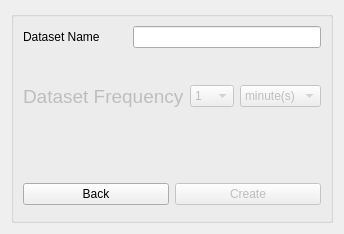
        <widget class="QWidget" name="new_dataset_name_page">
         <layout class="QVBoxLayout" name="verticalLayout_50">
          <item>
           <widget class="QGroupBox" name="groupbox_create_predictor_5">
            <property name="title">
             <string/>
            </property>
            <layout class="QVBoxLayout" name="verticalLayout_51">
             <item>
              <layout class="QVBoxLayout" name="verticalLayout_21" stretch="1,1,1,1,1,1">
               <item>
                <layout class="QHBoxLayout" name="horizontalLayout_39" stretch="5,9">
                 <item>
                  <widget class="QLabel" name="label_25">
                   <property name="text">
                    <string>Dataset Name</string>
                   </property>
                  </widget>
                 </item>
                 <item>
                  <widget class="QLineEdit" name="new_dataset_name_line_edit">
                   <property name="text">
                    <string/>
                   </property>
                  </widget>
                 </item>
                </layout>
               </item>
               <item>
                <spacer name="verticalSpacer_5">
                 <property name="orientation">
                  <enum>Qt::Vertical</enum>
                 </property>
                 <property name="sizeHint" stdset="0">
                  <size>
                   <width>20</width>
                   <height>40</height>
                  </size>
                 </property>
                </spacer>
               </item>
               <item>
                <layout class="QHBoxLayout" name="horizontalLayout_29" stretch="5,1,8">
                 <property name="sizeConstraint">
                  <enum>QLayout::SetDefaultConstraint</enum>
                 </property>
                 <item>
                  <widget class="QLabel" name="dataset_frequency_label">
                   <property name="enabled">
                    <bool>false</bool>
                   </property>
                   <property name="font">
                    <font>
                     <pointsize>14</pointsize>
                    </font>
                   </property>
                   <property name="text">
                    <string>Dataset Frequency</string>
                   </property>
                  </widget>
                 </item>
                 <item>
                  <widget class="QComboBox" name="dataset_frequency_value_combobox">
                   <property name="enabled">
                    <bool>false</bool>
                   </property>
                   <property name="editable">
                    <bool>false</bool>
                   </property>
                   <item>
                    <property name="text">
                     <string>1</string>
                    </property>
                   </item>
                   <item>
                    <property name="text">
                     <string>5</string>
                    </property>
                   </item>
                   <item>
                    <property name="text">
                     <string>10</string>
                    </property>
                   </item>
                   <item>
                    <property name="text">
                     <string>15</string>
                    </property>
                   </item>
                   <item>
                    <property name="text">
                     <string>30</string>
                    </property>
                   </item>
                  </widget>
                 </item>
                 <item>
                  <widget class="QComboBox" name="dataset_frequency_unit_combobox">
                   <property name="enabled">
                    <bool>false</bool>
                   </property>
                   <item>
                    <property name="text">
                     <string>minute(s)</string>
                    </property>
                   </item>
                   <item>
                    <property name="text">
                     <string>hour</string>
                    </property>
                   </item>
                   <item>
                    <property name="text">
                     <string>day</string>
                    </property>
                   </item>
                   <item>
                    <property name="text">
                     <string>week</string>
                    </property>
                   </item>
                   <item>
                    <property name="text">
                     <string>month</string>
                    </property>
                   </item>
                   <item>
                    <property name="text">
                     <string>year</string>
                    </property>
                   </item>
                  </widget>
                 </item>
                </layout>
               </item>
               <item>
                <spacer name="verticalSpacer_7">
                 <property name="orientation">
                  <enum>Qt::Vertical</enum>
                 </property>
                 <property name="sizeHint" stdset="0">
                  <size>
                   <width>20</width>
                   <height>40</height>
                  </size>
                 </property>
                </spacer>
               </item>
               <item>
                <widget class="QLabel" name="dataset_name_already_exists_label">
                 <property name="text">
                  <string/>
                 </property>
                 <property name="alignment">
                  <set>Qt::AlignCenter</set>
                 </property>
                 <property name="wordWrap">
                  <bool>true</bool>
                 </property>
                </widget>
               </item>
               <item>
                <layout class="QVBoxLayout" name="verticalLayout_22">
                 <item>
                  <layout class="QHBoxLayout" name="horizontalLayout_37">
                   <item>
                    <widget class="QPushButton" name="dataset_name_back_pb">
                     <property name="text">
                      <string>Back</string>
                     </property>
                    </widget>
                   </item>
                   <item>
                    <widget class="QPushButton" name="dataset_name_create_pb">
                     <property name="enabled">
                      <bool>false</bool>
                     </property>
                     <property name="text">
                      <string>Create</string>
                     </property>
                    </widget>
                   </item>
                  </layout>
                 </item>
                </layout>
               </item>
              </layout>
             </item>
             <item>
              <widget class="QSplitter" name="splitter_11">
               <property name="orientation">
                <enum>Qt::Vertical</enum>
               </property>
               <widget class="QSplitter" name="splitter_12">
                <property name="orientation">
                 <enum>Qt::Vertical</enum>
                </property>
               </widget>
              </widget>
             </item>
            </layout>
           </widget>
          </item>
         </layout>
        </widget>
